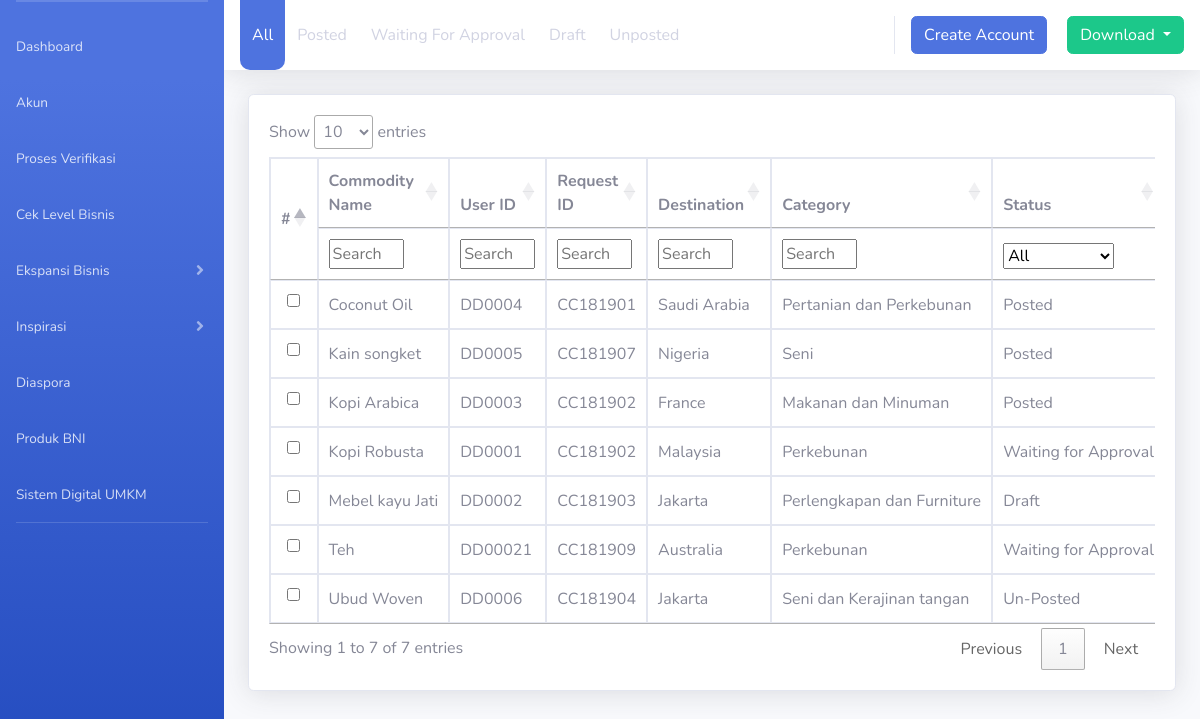
The page /index.php/ekspansirequest on the database as committed earlier.
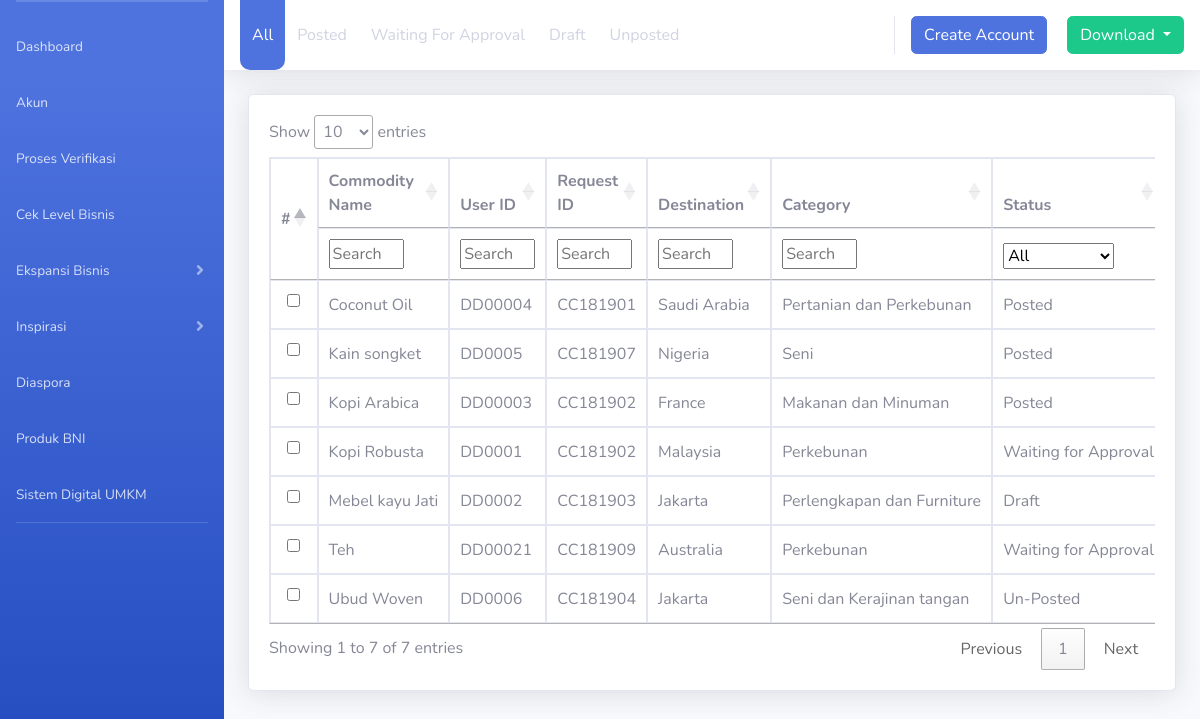
The same page on the database as committed later.
### tables this page shows
CREATE TABLE `ekspansi_request` (
  `request_post_id` varchar(100) NOT NULL,
  `comodity_name` varchar(100) NOT NULL,
  `kd_data_diri` varchar(50) NOT NULL,
  `request_id` varchar(50) NOT NULL,
  `destination` varchar(100) NOT NULL,
  `category` varchar(100) NOT NULL,
  `status` varchar(75) NOT NULL,
  `application` int(50) NOT NULL,
  `payment` varchar(100) NOT NULL,
  `create_date` date NOT NULL,
  `qty_komoditas` int(11) NOT NULL,
  `incoterm` varchar(500) NOT NULL,
  `frekuensi` varchar(500) NOT NULL
);

### application/models/Ekspansirequest_m.php (called while the page is built, shortened)
<?php defined('BASEPATH') or exit('No direct script access allowed');
class ekspansirequest_m extends CI_ModeL
{
    public function all_data()
    {
        $this->db->select('ekspansi_request.request_post_id, ekspansi_request.qty_komoditas, ekspansi_request.comodity_name, ekspansi_request.kd_data_diri, ekspansi_request.request_id, ekspansi_request.destination, ekspansi_request.category, ekspansi_request.status, ekspansi_request.application, ekspansi_request.payment, ekspansi_request.create_date, ekspansi_request.incoterm, ekspansi_request.frekuensi');
        $this->db->from('ekspansi_request');
        $this->db->order_by('ekspansi_request.comodity_name', 'ASC');
        $query = $this->db->get();
        return $query->result();
    }
}

### application/controllers/Ekspansirequest.php (called while the page is built, shortened)
<?php
class ekspansirequest extends CI_Controller
{
    function index()
    {
        $data = array(
            'title' => 'Ekspansi bisnis Request',
            'header' => 'template/header',
            'menu' => 'template/menu',
            'content' => 'template/content',
            'footer' => 'template/footer',
            'app' => 'ekspansirequest',
            'ekspansirequest' => $this->ekspansirequest->all_data(),
        );
    }
}

### index.php (called while the page is built, shortened)
<?php
require_once BASEPATH.'core/CodeIgniter.php';

### application/views/ekspansirequest.php (the view, shortened to what this page needs)
<div class="card shadow mb-4">
  <div class="card-body">
    <div class="table-responsive">
      <table class="table table-bordered" id="dataTable" width="100%" cellspacing="0">
        <thead>
          <tr>
            <th rowspan="2" class="align-middle">#</th>
            <th>Commodity Name</th>
            <th>User ID</th>
            <th>Request ID</th>
            <th>Destination</th>
            <th>Category</th>
            <th>Status</th>
          </tr>
          <tr>
            <th class="searchHeader">Search</th>
            <th class="searchHeader">Search</th>
            <th class="searchHeader">Search</th>
            <th class="searchHeader">Search</th>
            <th class="searchHeader">Search</th>
            <th class="searchHeader">Status</th>
          </tr>
        </thead>
        <tbody>
          <?php foreach ($ekspansirequest as $rs) : ?>
            <tr onclick="sData(this)">
              <td style="text-align:right; white-space:nowrap;"><input class="form-check-input" type="checkbox" onclick="csData(this)" value="option1"></td>
              <td style="vertical-align: middle; white-space:nowrap;" onclick="sData(this)"><?= $rs->comodity_name; ?></td>
              <td style="vertical-align: middle; white-space:nowrap;" onclick="sData(this)"><?= $rs->kd_data_diri; ?></td>
              <td style="vertical-align: middle; white-space:nowrap;" onclick="sData(this)"><?= $rs->request_id; ?></td>
              <td style="vertical-align: middle; white-space:nowrap;" onclick="sData(this)"><?= $rs->destination; ?></td>
              <td style="vertical-align: middle; white-space:nowrap;" onclick="sData(this)"><?= $rs->category; ?></td>
              <td style="vertical-align: middle; white-space:nowrap;" onclick="sData(this)"><?= $rs->status; ?></td>
            </tr>
          <?php endforeach ?>
        </tbody>
      </table>
    </div>
  </div>
</div>

Rows that differ between the two databases and show on the page:
changed ekspansi_request "Coconut Oil": kd_data_diri "DD0004" → "DD00004"
changed ekspansi_request "Kopi Arabica": kd_data_diri "DD0003" → "DD00003"
